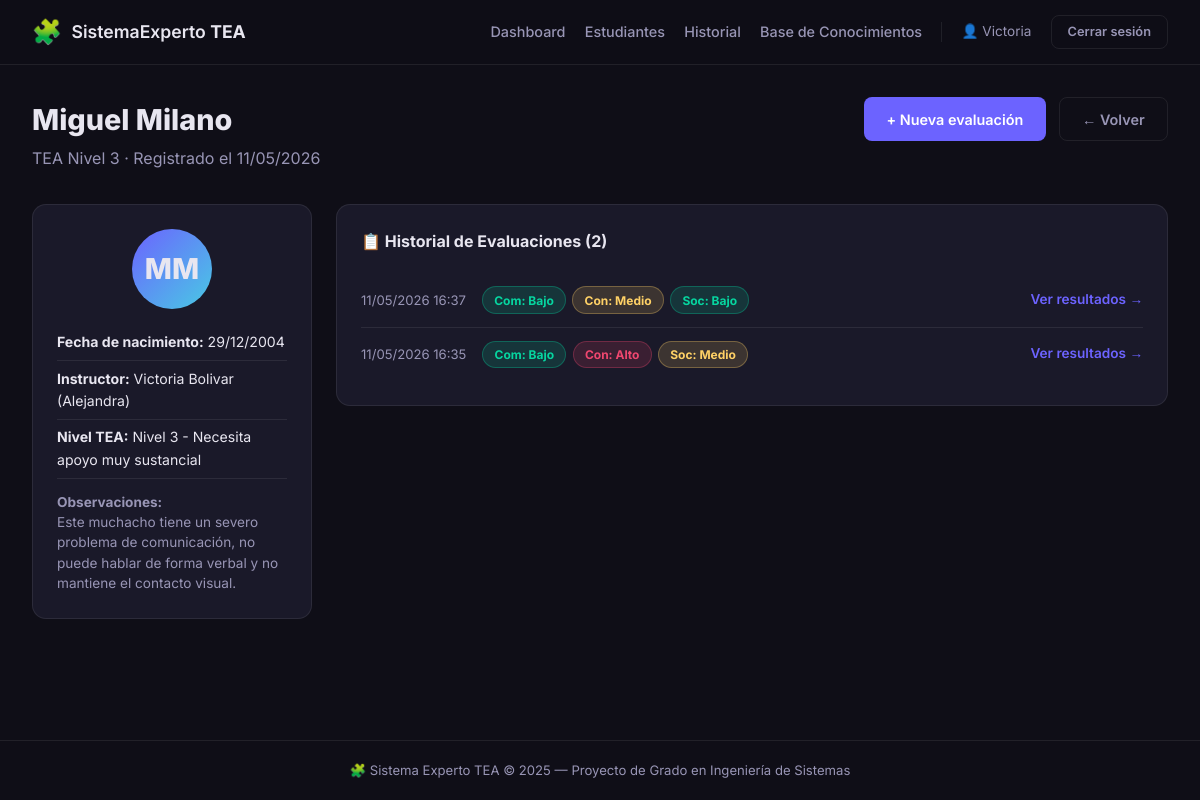
/estudiantes/2/ (signed in), run on the app's committed database.
### experto/models.py (models this page shows, shortened)
class Estudiante(models.Model):
    instructor = models.ForeignKey(
        Instructor,
        on_delete=models.CASCADE,
        related_name='estudiantes',
        verbose_name='Instructor responsable',
    )
    nombre = models.CharField(max_length=100, verbose_name='Nombre')
    apellido = models.CharField(max_length=100, verbose_name='Apellido')
    fecha_nacimiento = models.DateField(verbose_name='Fecha de nacimiento')
    nivel_tea = models.CharField(
        max_length=20,
        choices=[('1', 'Nivel 1 - Necesita apoyo'), ('2', 'Nivel 2 - Necesita apoyo sustancial'), ('3', 'Nivel 3 - Necesita apoyo muy sustancial')],
        verbose_name='Nivel TEA',
    )
    observaciones = models.TextField(blank=True, verbose_name='Observaciones generales')
    fecha_registro = models.DateTimeField(auto_now_add=True, verbose_name='Fecha de registro')
    class Meta:
        verbose_name = 'Estudiante'
        verbose_name_plural = 'Estudiantes'
        ordering = ['apellido', 'nombre']
    @property
    def nombre_completo(self):
        return f'{self.nombre} {self.apellido}'

class Instructor(models.Model):
    usuario = models.OneToOneField(
        User,
        on_delete=models.CASCADE,
        related_name='instructor',
        verbose_name='Usuario del sistema',
    )
    telefono = models.CharField(max_length=20, blank=True, verbose_name='Teléfono')
    especialidad = models.CharField(max_length=100, blank=True, verbose_name='Especialidad')
    fecha_registro = models.DateTimeField(auto_now_add=True, verbose_name='Fecha de registro')
    class Meta:
        verbose_name = 'Instructor'
        verbose_name_plural = 'Instructores'
    def __str__(self):
        return f'{self.usuario.get_full_name()} ({self.usuario.username})'

class Evaluacion(models.Model):
    estudiante = models.ForeignKey(
        Estudiante,
        on_delete=models.CASCADE,
        related_name='evaluaciones',
        verbose_name='Estudiante evaluado',
    )
    instructor = models.ForeignKey(
        Instructor,
        on_delete=models.CASCADE,
        related_name='evaluaciones_realizadas',
        verbose_name='Instructor que evalúa',
    )
    dificultad_comunicacion = models.CharField(
        max_length=10,
        choices=NIVEL_CHOICES,
        verbose_name='Dificultad de comunicación',
    )
    usa_lenguaje_verbal = models.BooleanField(
        default=True,
        verbose_name='¿Usa lenguaje verbal?',
    )
    conductas_repetitivas = models.CharField(
        max_length=10,
        choices=NIVEL_CHOICES,
        verbose_name='Conductas repetitivas',
    )
    reacciones_sensoriales = models.CharField(
        max_length=10,
        choices=NIVEL_CHOICES,
        verbose_name='Reacciones sensoriales intensas',
    )
    crisis_frecuentes = models.BooleanField(
        default=False,
        verbose_name='¿Presenta crisis frecuentes?',
    )
    interaccion_social = models.CharField(
        max_length=10,
        choices=NIVEL_CHOICES,
        verbose_name='Nivel de interacción social',
    )
    interes_pares = models.BooleanField(
        default=False,
        verbose_name='¿Muestra interés por sus pares?',
    )
    fecha_evaluacion = models.DateTimeField(auto_now_add=True, verbose_name='Fecha de evaluación')
    notas_adicionales = models.TextField(blank=True, verbose_name='Notas adicionales')
    class Meta:
        verbose_name = 'Evaluación'
        verbose_name_plural = 'Evaluaciones'
        ordering = ['-fecha_evaluacion']

### experto/views.py (the view)
# urls.py: path('estudiantes/<int:pk>/',    views.detalle_estudiante,  name='detalle_estudiante'),
@login_required(login_url='login')
def detalle_estudiante(request, pk):
    instructor = get_instructor(request)
    estudiante = get_object_or_404(Estudiante, pk=pk, instructor=instructor)
    evaluaciones = estudiante.evaluaciones.all().order_by('-fecha_evaluacion')
    return render(request, 'experto/detalle_estudiante.html', {
        'estudiante':  estudiante,
        'evaluaciones': evaluaciones,
        'instructor':  instructor,
    })

### experto/views.py (called while the page is built)
def get_instructor(request):
    return get_object_or_404(Instructor, usuario=request.user)

### experto/templates/experto/detalle_estudiante.html (shortened to what this page needs)
{% extends 'experto/base.html' %}
{% block content %}
<div class="page-header">
  <div>
    <h1 class="page-title">{{ estudiante.nombre_completo }}</h1>
    <p class="page-subtitle">TEA Nivel {{ estudiante.nivel_tea }} · Registrado el {{ estudiante.fecha_registro|date:"d/m/Y" }}</p>
  </div>
  <div class="header-actions">
    <a href="{% url 'nueva_evaluacion' estudiante.pk %}" class="btn btn-primary">+ Nueva evaluación</a>
    <a href="{% url 'lista_estudiantes' %}" class="btn btn-ghost">← Volver</a>
  </div>
</div>
<div class="profile-grid">
  <div class="profile-card">
    <div class="profile-avatar">{{ estudiante.nombre|first }}{{ estudiante.apellido|first }}</div>
    <div class="profile-detail"><strong>Fecha de nacimiento:</strong> {{ estudiante.fecha_nacimiento|date:"d/m/Y" }}</div>
    <div class="profile-detail"><strong>Instructor:</strong> {{ estudiante.instructor }}</div>
    <div class="profile-detail"><strong>Nivel TEA:</strong> {{ estudiante.get_nivel_tea_display }}</div>
    {% if estudiante.observaciones %}
      <div class="profile-obs"><strong>Observaciones:</strong><br>{{ estudiante.observaciones }}</div>
    {% endif %}
  </div>
  <div class="evaluations-history">
    <h2 class="card-title">📋 Historial de Evaluaciones ({{ evaluaciones.count }})</h2>
    {% if evaluaciones %}
      {% for ev in evaluaciones %}
      <div class="eval-history-row">
        <div class="eval-history-date">{{ ev.fecha_evaluacion|date:"d/m/Y H:i" }}</div>
        <div class="eval-badges">
          <span class="badge badge-{{ ev.dificultad_comunicacion }}">Com: {{ ev.get_dificultad_comunicacion_display }}</span>
          <span class="badge badge-{{ ev.conductas_repetitivas }}">Con: {{ ev.get_conductas_repetitivas_display }}</span>
          <span class="badge badge-{{ ev.interaccion_social }}">Soc: {{ ev.get_interaccion_social_display }}</span>
        </div>
        <a href="{% url 'resultados' ev.pk %}" class="btn-table">Ver resultados →</a>
      </div>
      {% endfor %}
    {% else %}
      <div class="empty-state">
        <p>No hay evaluaciones para este estudiante aún.</p>
        <a href="{% url 'nueva_evaluacion' estudiante.pk %}" class="btn btn-primary-sm">Realizar primera evaluación</a>
      </div>
    {% endif %}
  </div>
</div>
{% endblock %}

### experto/templates/experto/base.html (shortened to what this page needs)
<!DOCTYPE html>
<html lang="es">
<head>
  {% load static %}
  <link rel="stylesheet" href="{% static 'experto/css/styles.css' %}" />
</head>
<body>
<nav class="navbar">
  <div class="navbar-inner">
    <a href="{% url 'inicio' %}" class="navbar-brand">
      <span class="brand-icon">🧩</span>
      <span>SistemaExperto <strong>TEA</strong></span>
    </a>
    <div class="navbar-links">
      {% if user.is_authenticated %}
        <a href="{% url 'dashboard' %}" class="nav-link">Dashboard</a>
        <a href="{% url 'lista_estudiantes' %}" class="nav-link">Estudiantes</a>
        <a href="{% url 'historial_evaluaciones' %}" class="nav-link">Historial</a>
        <a href="{% url 'base_conocimientos' %}" class="nav-link">Base de Conocimientos</a>
        <span class="nav-user">👤 {{ user.first_name }}</span>
        <a href="{% url 'logout' %}" class="btn btn-outline-sm">Cerrar sesión</a>
      {% else %}
        <a href="{% url 'login' %}" class="nav-link">Iniciar sesión</a>
        <a href="{% url 'registro_instructor' %}" class="btn btn-primary-sm">Registrarse</a>
      {% endif %}
    </div>
  </div>
</nav>
<main class="main-content">
  {% block content %}{% endblock %}
</main>
<footer class="footer">
  <div class="footer-inner">
    <span>🧩 Sistema Experto TEA &copy; 2025 — Proyecto de Grado en Ingeniería de Sistemas</span>
  </div>
</footer>
</body>
</html>

### experto/static/experto/css/styles.css (style rules this page uses)
:root { --primary: #6C63FF; --primary-dark: #5A52D5; --secondary: #48CAE4; --success: #06D6A0; --warning: #FFD166; --danger: #EF476F; --bg: #0F0E17; --bg-card: #1A1929; --bg-card2: #201E35; --text: #E8E6F0; --text-muted: #9895B5; --border: rgba(255,255,255,0.08); --radius: 14px; --radius-sm: 8px; --shadow: 0 8px 32px rgba(0,0,0,0.4); --font: 'Inter', system-ui, sans-serif; }
*, *::before, *::after { box-sizing: border-box; margin: 0; padding: 0; }
html { scroll-behavior: smooth; }
body { font-family: var(--font); background: var(--bg); color: var(--text); min-height: 100vh; display: flex; flex-direction: column; line-height: 1.6; }
a { color: var(--primary); text-decoration: none; }
.navbar { background: rgba(15,14,23,0.9); backdrop-filter: blur(12px); border-bottom: 1px solid var(--border); position: sticky; top: 0; z-index: 100; padding: 0 2rem; }
.navbar-inner { max-width: 1280px; margin: 0 auto; display: flex; align-items: center; justify-content: space-between; height: 64px; }
.navbar-brand { display: flex; align-items: center; gap: .6rem; font-size: 1.1rem; font-weight: 600; color: var(--text); }
.brand-icon { font-size: 1.5rem; }
.navbar-links { display: flex; align-items: center; gap: 1.2rem; flex-wrap: wrap; }
.nav-link { color: var(--text-muted); font-size: .9rem; font-weight: 500; transition: color .2s; }
.nav-user { color: var(--text-muted); font-size: .85rem; }
.btn { display: inline-flex; align-items: center; gap: .4rem; padding: .6rem 1.4rem; border-radius: var(--radius-sm); font-weight: 600; font-size: .9rem; cursor: pointer; border: none; transition: all .2s; white-space: nowrap; }
.btn-primary { background: var(--primary); color: #fff; }
.btn-ghost { background: transparent; color: var(--text-muted); border: 1px solid var(--border); }
.btn-outline-sm { background: transparent; color: var(--text-muted); border: 1px solid var(--border); padding: .35rem 1rem; border-radius: var(--radius-sm); font-size: .8rem; font-weight: 600; }
.btn-table { color: var(--primary); font-weight: 600; font-size: .85rem; }
.main-content { flex: 1; max-width: 1280px; margin: 0 auto; padding: 2rem; width: 100%; }
.page-header { display: flex; align-items: flex-start; justify-content: space-between; margin-bottom: 2rem; flex-wrap: wrap; gap: 1rem; }
.page-title { font-size: 1.8rem; font-weight: 800; }
.page-subtitle { color: var(--text-muted); margin-top: .2rem; }
.header-actions { display: flex; gap: .8rem; }
.badge { display: inline-flex; padding: .2rem .7rem; border-radius: 99px; font-size: .75rem; font-weight: 700; }
.badge-alto { background: rgba(239,71,111,.15); color: #EF476F; border: 1px solid rgba(239,71,111,.3); }
.badge-medio { background: rgba(255,209,102,.15); color: #FFD166; border: 1px solid rgba(255,209,102,.3); }
.badge-bajo { background: rgba(6,214,160,.15); color: #06D6A0; border: 1px solid rgba(6,214,160,.3); }
.card-title { font-size: 1rem; font-weight: 700; margin-bottom: 1.2rem; }
.profile-grid { display: grid; grid-template-columns: 280px 1fr; gap: 1.5rem; align-items: start; }
.profile-card { background: var(--bg-card); border: 1px solid var(--border); border-radius: var(--radius); padding: 1.5rem; text-align: center; }
.profile-avatar { width: 80px; height: 80px; background: linear-gradient(135deg, var(--primary), var(--secondary)); border-radius: 50%; display: flex; align-items: center; justify-content: center; font-weight: 800; font-size: 1.8rem; margin: 0 auto 1rem; }
.profile-detail { font-size: .88rem; padding: .4rem 0; border-bottom: 1px solid var(--border); text-align: left; }
.profile-obs { font-size: .85rem; margin-top: .8rem; text-align: left; color: var(--text-muted); line-height: 1.5; }
.evaluations-history { background: var(--bg-card); border: 1px solid var(--border); border-radius: var(--radius); padding: 1.5rem; }
.eval-history-row { display: flex; align-items: center; gap: 1rem; padding: .8rem 0; border-bottom: 1px solid var(--border); flex-wrap: wrap; }
.eval-history-row:last-child { border-bottom: none; }
.eval-history-date { font-size: .82rem; color: var(--text-muted); white-space: nowrap; }
.eval-badges { display: flex; gap: .4rem; flex-wrap: wrap; flex: 1; }
.footer { border-top: 1px solid var(--border); padding: 1.2rem 2rem; margin-top: 2rem; }
.footer-inner { max-width: 1280px; margin: 0 auto; text-align: center; color: var(--text-muted); font-size: .82rem; }

### data on the page
Estudiante: nombre_completo "Miguel Milano", nivel_tea "3", fecha_registro "11/05/2026", nombre|first "M", apellido|first "M", fecha_nacimiento "29/12/2004", instructor "Victoria Bolivar (Alejandra)", nivel_tea "Nivel 3 - Necesita apoyo muy sustancial", observaciones "Este muchacho tiene un severo problema de comunicación, no puede hablar de forma verbal y no mantiene el contacto visual."
Evaluacion: fecha_evaluacion "11/05/2026 16:37", dificultad_comunicacion "Bajo", conductas_repetitivas "Medio", interaccion_social "Bajo"
Evaluacion: fecha_evaluacion "11/05/2026 16:35", dificultad_comunicacion "Bajo", conductas_repetitivas "Alto", interaccion_social "Medio"

### other printed values
{{ user.first_name }} "Victoria"
{{ evaluaciones.count }} "2"
